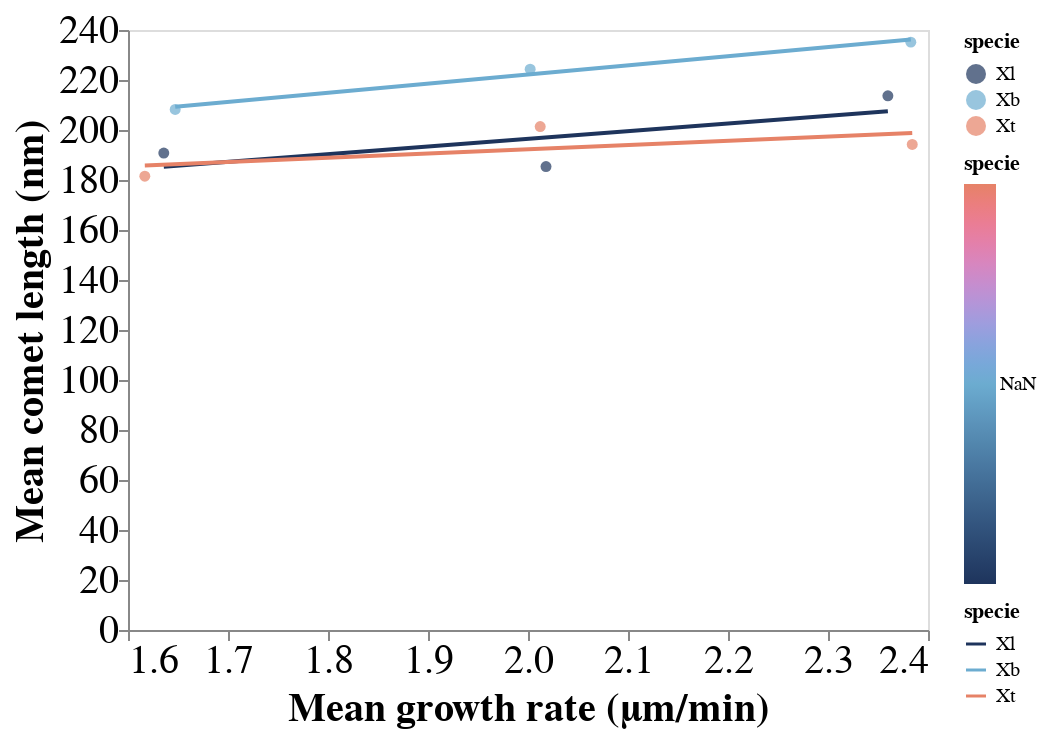

Source (notebook cell):
### Code cell
#plot the results
chart=alt.Chart(dmat).mark_circle().encode(
    x=alt.X('mean_vel', title = 'Mean growth rate (µm/min)',scale=alt.Scale(zero=False)),
    y=alt.Y('comet_length', title = 'Mean comet length (nm)'),
    color=alt.Color('specie', scale=scalesp2)
).properties(
    width=400,
    height=300
)
errorbars = alt.Chart().mark_errorbar().encode(
        x="mean_vel:Q",
        y=alt.Y("ymin:Q", title = 'Mean comet length (nm)'),
        y2="ymax:Q",
       color = alt.Color('specie:Q',scale=scalesp2)
    )

regression=chart.transform_regression('mean_vel', 'comet_length', groupby = ['specie']).mark_line()
alt.layer(chart,
          errorbars,
          regression, data=dmat.reset_index()
        
        ).configure_header(
            labelFont='Helvetica Neue',
            labelFontStyle='bold italic',
            labelFontSize=20,
            title=None
).configure_axis(grid=False, 
             ticks=True, labelPadding=0, labelFontSize = 20, labelFont = 'Helvetica Neue', titleFontSize = 20, titleFont='Helvetica Neue')

### Figure 1 — Vega-Lite specification as saved in the notebook (floating-point values rounded to 4 significant figures)
{"config": {"view": {"continuousWidth": 400, "continuousHeight": 300}, "axis": {"grid": false, "labelFont": "Helvetica Neue", "labelFontSize": 20, "labelPadding": 0, "ticks": true, "titleFont": "Helvetica Neue", "titleFontSize": 20}, "header": {"labelFont": "Helvetica Neue", "labelFontSize": 20, "labelFontStyle": "bold italic", "title": null}}, "layer": [{"data": {"name": "data-ad7d7888cfc1f43ed40401bb116584ff"}, "mark": "circle", "encoding": {"color": {"field": "specie", "scale": {"domain": ["Xl", "Xb", "Xt"], "range": ["#1e345c", "#6cacd0", "#e68267"]}, "type": "nominal"}, "x": {"field": "mean_vel", "scale": {"zero": false}, "title": "Mean growth rate (µm/min)", "type": "quantitative"}, "y": {"field": "comet_length", "title": "Mean comet length (nm)", "type": "quantitative"}}, "height": 300, "width": 400}, {"mark": "errorbar", "encoding": {"color": {"field": "specie", "scale": {"domain": ["Xl", "Xb", "Xt"], "range": ["#1e345c", "#6cacd0", "#e68267"]}, "type": "quantitative"}, "x": {"field": "mean_vel", "type": "quantitative"}, "y": {"field": "ymin", "title": "Mean comet length (nm)", "type": "quantitative"}, "y2": {"field": "ymax"}}}, {"data": {"name": "data-ad7d7888cfc1f43ed40401bb116584ff"}, "mark": "line", "encoding": {"color": {"field": "specie", "scale": {"domain": ["Xl", "Xb", "Xt"], "range": ["#1e345c", "#6cacd0", "#e68267"]}, "type": "nominal"}, "x": {"field": "mean_vel", "scale": {"zero": false}, "title": "Mean growth rate (µm/min)", "type": "quantitative"}, "y": {"field": "comet_length", "title": "Mean comet length (nm)", "type": "quantitative"}}, "height": 300, "transform": [{"on": "mean_vel", "regression": "comet_length", "groupby": ["specie"]}], "width": 400}], "data": {"name": "data-f4903d89c60e71461476486326e9e9dc"}, "$schema": "https://vega.github.io/schema/vega-lite/v4.17.0.json", "datasets": {"data-f4903d89c60e71461476486326e9e9dc": [{"index": 0, "specie": "Xb", "vbin": "(1.4, 1.8]", "mean_vel": 1.647, "std_vel": 0.1123, "count_vel": 52, "comet_length": 208.2, "comet_length_SE": 1.001, "decoration_s": 7.584, "ymin": 207.2, "ymax": 207.2}, {"index": 1, "specie": "Xb", "vbin": "(1.8, 2.2]", "mean_vel": 2.002, "std_vel": 0.1149, "count_vel": 103, "comet_length": 224.3, "comet_length_SE": 1.268, "decoration_s": 6.723, "ymin": 223.1, "ymax": 223.1}, {"index": 2, "specie": "Xb", "vbin": "(2.2, 2.6]", "mean_vel": 2.383, "std_vel": 0.1041, "count_vel": 67, "comet_length": 235.1, "comet_length_SE": 1.828, "decoration_s": 5.921, "ymin": 233.3, "ymax": 233.3}, {"index": 3, "specie": "Xl", "vbin": "(1.4, 1.8]", "mean_vel": 1.636, "std_vel": 0.1272, "count_vel": 29, "comet_length": 190.8, "comet_length_SE": 1.736, "decoration_s": 6.998, "ymin": 189.0, "ymax": 189.0}, {"index": 4, "specie": "Xl", "vbin": "(1.8, 2.2]", "mean_vel": 2.018, "std_vel": 0.1216, "count_vel": 120, "comet_length": 185.4, "comet_length_SE": 1.424, "decoration_s": 5.511, "ymin": 183.9, "ymax": 183.9}, {"index": 5, "specie": "Xl", "vbin": "(2.2, 2.6]", "mean_vel": 2.36, "std_vel": 0.1066, "count_vel": 52, "comet_length": 213.7, "comet_length_SE": 1.886, "decoration_s": 5.433, "ymin": 211.8, "ymax": 211.8}, {"index": 6, "specie": "Xt", "vbin": "(1.4, 1.8]", "mean_vel": 1.617, "std_vel": 0.104, "count_vel": 103, "comet_length": 181.5, "comet_length_SE": 1.177, "decoration_s": 6.736, "ymin": 180.3, "ymax": 180.3}, {"index": 7, "specie": "Xt", "vbin": "(1.8, 2.2]", "mean_vel": 2.012, "std_vel": 0.1196, "count_vel": 103, "comet_length": 201.4, "comet_length_SE": 1.324, "decoration_s": 6.005, "ymin": 200.1, "ymax": 200.1}, {"index": 8, "specie": "Xt", "vbin": "(2.2, 2.6]", "mean_vel": 2.384, "std_vel": 0.1092, "count_vel": 41, "comet_length": 194.2, "comet_length_SE": 1.804, "decoration_s": 4.887, "ymin": 192.4, "ymax": 192.4}], "data-ad7d7888cfc1f43ed40401bb116584ff": [{"specie": "Xb", "vbin": "(1.4, 1.8]", "mean_vel": 1.647, "std_vel": 0.1123, "count_vel": 52, "comet_length": 208.2, "comet_length_SE": 1.001, "decoration_s": 7.584, "ymin": 207.2, "ymax": 207.2}, {"specie": "Xb", "vbin": "(1.8, 2.2]", "mean_vel": 2.002, "std_vel": 0.1149, "count_vel": 103, "comet_length": 224.3, "comet_length_SE": 1.268, "decoration_s": 6.723, "ymin": 223.1, "ymax": 223.1}, {"specie": "Xb", "vbin": "(2.2, 2.6]", "mean_vel": 2.383, "std_vel": 0.1041, "count_vel": 67, "comet_length": 235.1, "comet_length_SE": 1.828, "decoration_s": 5.921, "ymin": 233.3, "ymax": 233.3}, {"specie": "Xl", "vbin": "(1.4, 1.8]", "mean_vel": 1.636, "std_vel": 0.1272, "count_vel": 29, "comet_length": 190.8, "comet_length_SE": 1.736, "decoration_s": 6.998, "ymin": 189.0, "ymax": 189.0}, {"specie": "Xl", "vbin": "(1.8, 2.2]", "mean_vel": 2.018, "std_vel": 0.1216, "count_vel": 120, "comet_length": 185.4, "comet_length_SE": 1.424, "decoration_s": 5.511, "ymin": 183.9, "ymax": 183.9}, {"specie": "Xl", "vbin": "(2.2, 2.6]", "mean_vel": 2.36, "std_vel": 0.1066, "count_vel": 52, "comet_length": 213.7, "comet_length_SE": 1.886, "decoration_s": 5.433, "ymin": 211.8, "ymax": 211.8}, {"specie": "Xt", "vbin": "(1.4, 1.8]", "mean_vel": 1.617, "std_vel": 0.104, "count_vel": 103, "comet_length": 181.5, "comet_length_SE": 1.177, "decoration_s": 6.736, "ymin": 180.3, "ymax": 180.3}, {"specie": "Xt", "vbin": "(1.8, 2.2]", "mean_vel": 2.012, "std_vel": 0.1196, "count_vel": 103, "comet_length": 201.4, "comet_length_SE": 1.324, "decoration_s": 6.005, "ymin": 200.1, "ymax": 200.1}, {"specie": "Xt", "vbin": "(2.2, 2.6]", "mean_vel": 2.384, "std_vel": 0.1092, "count_vel": 41, "comet_length": 194.2, "comet_length_SE": 1.804, "decoration_s": 4.887, "ymin": 192.4, "ymax": 192.4}]}}
